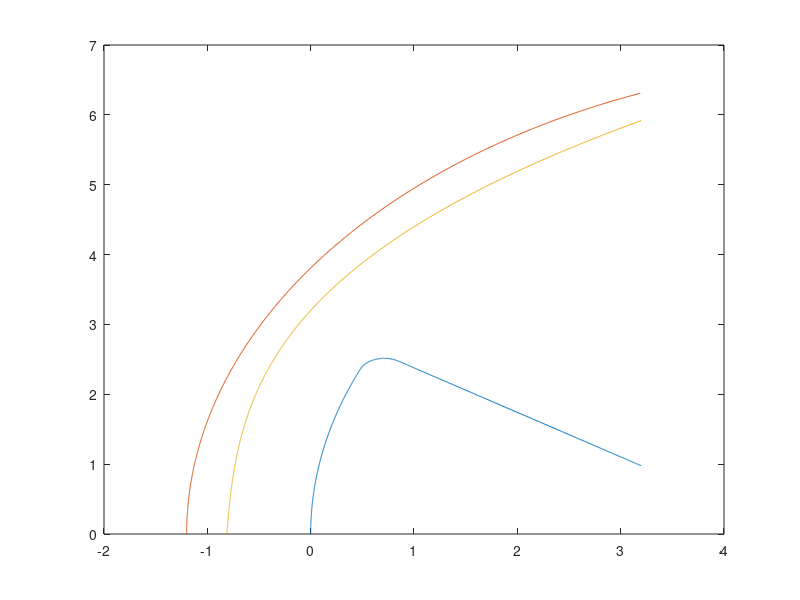

The MATLAB script that drew this image: (Note: this script raises an error after producing the figure.)
load orioncurves.mat
load xm.mat;

ymin = 1e-4;
xmax = 3.2;
x1 = -0.25;
x2 = 0.5;
x3 = 0.4812+0.0187;
x4 = 0.8477+0.0256;

t = linspace(pi, pi/2, 1000)';
xc = 5.8 + 7*cos(t);
yc = ymin + 6.8*sin(t);
ind = xc <=xmax;
xu = [xc(ind) yc(ind)];

ind = (xm(:,1) <= xmax);
xm = xm(ind,:);

ind = (xl(:,1) <= xmax);
xl = xl(ind,:);

ind = (xu(:,1) <= xmax);
xu = xu(ind,:);

figure(1);clf;plot(xl(:,1),xl(:,2),xu(:,1),xu(:,2),xm(:,1),xm(:,2));

ind = (xu(:,1) <= x1);
xu1 = xu(ind,:);

ind = (xu(:,1) > x1 & xu(:,1) <= x2);
xu2 = [xu1(end,:); xu(ind,:)];

ind = (xu(:,1) > x2);
xu3 = [xu2(end,:); xu(ind,:)];

ind = (xl(:,1) <= x3);
xl1 = xl(ind,:);

ind = (xl(:,1) > x3 & xl(:,1) <= x4);
xl2 = [xl1(end,:); xl(ind,:)];

ind = (xl(:,1) > x4);
xl3 = [xl2(end,:); xl(ind,:)];

xm1 = [0 0];
j = 1;
for i = 1:size(xm,1)
  [~, ~, position] = find_perpendicular_point(xl1(end,1), xl1(end,2), xu1(end,1), xu1(end,2), xm(i,1), xm(i,2));
  if position<=0
    xm1(j,:) = xm(i,:);
    j = j + 1;
  end
end

xm2 = [0 0];
j = 1;
for i = 1:size(xm,1)
  [~, ~, position1] = find_perpendicular_point(xl1(end,1), xl1(end,2), xu1(end,1), xu1(end,2), xm(i,1), xm(i,2));  
  [~, ~, position2] = find_perpendicular_point(xl2(end,1), xl2(end,2), xu2(end,1), xu2(end,2), xm(i,1), xm(i,2));
  if (position1>=0) && (position2<=0)
    xm2(j,:) = xm(i,:);
    j = j + 1;
  end
end

xm3 = [0 0];
j = 1;
for i = 1:size(xm,1)
  [~, ~, position] = find_perpendicular_point(xl2(end,1), xl2(end,2), xu2(end,1), xu2(end,2), xm(i,1), xm(i,2));
  if position>=0
    xm3(j,:) = xm(i,:);
    j = j + 1;
  end
end

mesh1 = surfmesh2d_shockcurve(xl1, xu1, xm1, 48, 80, 10, 3, [2.5 2], [8 6.4], [4 0], 0);
mesh2 = surfmesh2d_shockcurve(xl2, xu2, xm2, 20, 80, 10, 3, [.1 .1], [8 6.4], [4 0], 0);
mesh3 = surfmesh2d_shockcurve(xl3, xu3, xm3, 24, 80, 10, 3, [3 1], [8 6.4], [4 0], 0.75);

% figure(1);clf;plot(xl1(:,1),xl1(:,2),xu1(:,1),xu1(:,2),xm1(:,1),xm1(:,2));
% figure(3);clf;plot(xl2(:,1),xl2(:,2),xu2(:,1),xu2(:,2),xm2(:,1),xm2(:,2));

figure(1); clf; 
meshplot(mesh1);
hold on;
meshplot(mesh2);
meshplot(mesh3);
% x=mesh1.dgnodes(:,1,:); y=mesh1.dgnodes(:,2,:); plot(x(:),y(:),'o','linewidth',1);
% x=mesh2.dgnodes(:,1,:); y=mesh2.dgnodes(:,2,:); plot(x(:),y(:),'s','linewidth',1);
% x=mesh3.dgnodes(:,1,:); y=mesh3.dgnodes(:,2,:); plot(x(:),y(:),'d','linewidth',1);
plot(xm(:,1),xm(:,2),'-r','linewidth',2);
axis equal; axis tight;

% mesh.xpe = mesh.plocal;
% figure(1); clf; meshplot(mesh);

mesh = mesh1;
[mesh.p, mesh.t] = connectmesh(mesh1.p', mesh1.t', mesh2.p', mesh2.t', 1e-6);
[mesh.p, mesh.t] = connectmesh(mesh.p, mesh.t, mesh3.p', mesh3.t', 1e-6);
mesh.dgnodes = cat(3, mesh1.dgnodes, mesh2.dgnodes);
mesh.dgnodes = cat(3, mesh.dgnodes, mesh3.dgnodes);

mesh.p = mesh.p';
mesh.t = mesh.t';
deltay = min(mesh.p(2,:));
% expressions for domain boundaries
mesh.boundaryexpr = {@(p) abs(p(2,:)-deltay)<1e-4, @(p) p(1,:)> 3.125+1e-6, @(p) ((p(1,:) < 1e-3) | (p(2,:) > 2.6)), @(p) abs(p(1,:))< 10 + 1e-6};
% axis symmetric, outflow, inflow, wall
mesh.boundarycondition = [6, 2, 1, 3]; % Set boundary condition for each boundary
mesh.f = facenumbering(mesh.p,mesh.t,1,mesh.boundaryexpr,[]);

% figure(1);clf;
% hold on;
% boundaryplot(mesh,1);
% boundaryplot(mesh,2);
% boundaryplot(mesh,3);
% boundaryplot(mesh,4);
% for i = 1:4
%   boundaryplot(mesh,i);
% end


